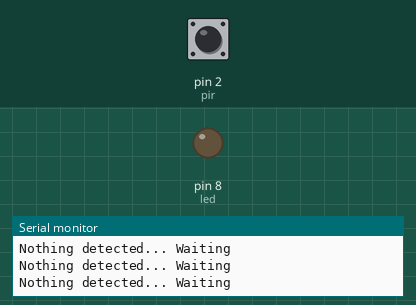
A sketch run on a simulated Arduino Uno, built with avr-gcc and run on an emulated ATmega328P. On the bench: output pins drawn as LEDs (lit = HIGH), the last lines printed to the serial monitor. Dashed ring = blinking. Inputs (shaded band) come from the test bench; at power-on: pin 2 (pir) LOW.

Above: at 1.2 s.
1.3 s: pin 2 (pir) driven HIGH
At 2.4 s:
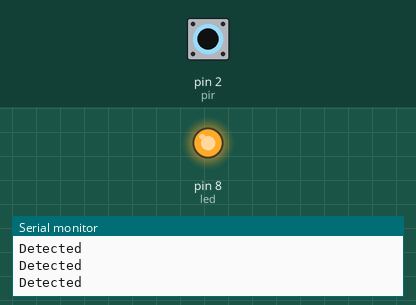
2.8 s: pin 2 (pir) driven LOW
At 3.8 s:
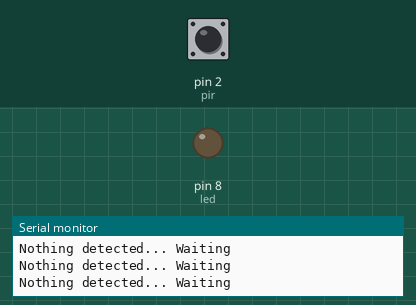
4.3 s: pin 2 (pir) pulsed HIGH 2 times (0.12 s each, 0.3 s apart)
At 4.66 s:
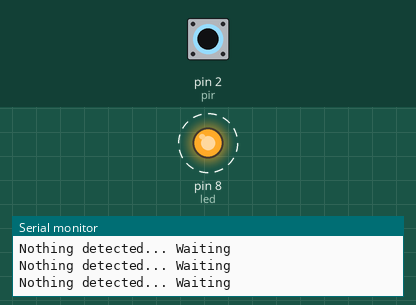
Timing chart, 0 to 7.3 s (numbered marks = the images above; inputs shaded):
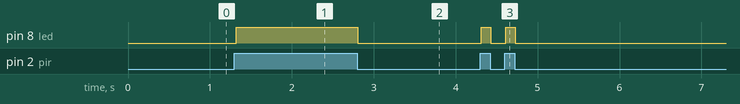

The sketch:

pir_sensor.ino
```cpp
// Placing the right locations of the components
const int led = 8;
const int pir = 2;
int motion;

void setup() {
  pinMode(led, OUTPUT);
  pinMode(pir, INPUT);
  Serial.begin(9600);
}

void loop() {
  // Read the sensor output
  motion = digitalRead(pir);
  if(motion) {
    // Light up the LED once there is detection and log it
    digitalWrite(led, HIGH);
    Serial.println("Detected");
  } else {
    // Otherwise, dim the LED and log it
    digitalWrite(led, LOW);
    Serial.println("Nothing detected... Waiting");
  }
}
```

Measured:
- after the input at 1.3 s, pin 8 (led): LOW → HIGH at once
- after the input at 2.8 s, pin 8 (led): HIGH → LOW at once
- after the input at 4.3 s, pin 8 (led): alternates HIGH for 0.11 s and LOW for 0.18 s, 4 changes in all, then stays LOW, starting at once
